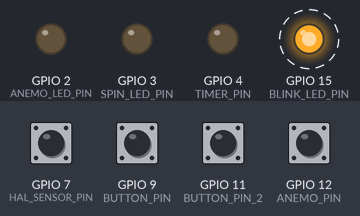
Simulated run of this sketch. Board: ESP32-S3. Parts: output pins drawn as LEDs (lit = HIGH). Dashed ring = blinking. Inputs (shaded band) come from the test bench; at power-on: GPIO 7 (HAL_SENSOR_PIN), GPIO 9 (BUTTON_PIN), GPIO 11 (BUTTON_PIN_2), GPIO 12 (ANEMO_PIN) HIGH. Storage starts empty; what the sketch prints to the serial monitor is not drawn.

Above: at 1.2 s.
1.3 s: GPIO 7 (HAL_SENSOR_PIN) driven LOW
At 1.42 s:
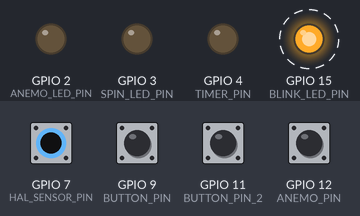
4.3 s: GPIO 9 (BUTTON_PIN) pulled LOW for 0.15 s
7.3 s: GPIO 11 (BUTTON_PIN_2) pulled LOW for 0.15 s
10.3 s: GPIO 9 (BUTTON_PIN) pulled LOW for 1 s
13.3 s: GPIO 7 (HAL_SENSOR_PIN) pulsed HIGH 5 times (0.12 s each, 0.3 s apart)
At 14.85 s:
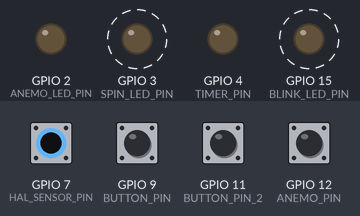
16.3 s: GPIO 9 (BUTTON_PIN) pulsed LOW 5 times (0.12 s each, 0.3 s apart)
Timing chart, 0 to 20.3 s (numbered marks = the images above; inputs shaded):
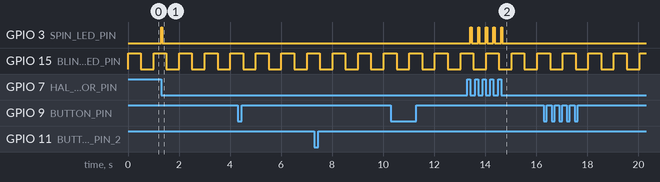

The sketch:

anemometer_calibration.ino
```cpp
#include "FS.h"
#include "LittleFS.h"
#include "Button2.h"

Button2 button;
Button2 button2;
void tap(Button2& btn);
void tap2(Button2& btn);
#define BUTTON_PIN        9
#define BUTTON_PIN_2      11

//#define HAL_POWER_PIN     5
#define HAL_SENSOR_PIN    7

#define ANEMO_PIN         12

#define TIMER_PIN         4

#define UART_DEBUG_TX     21
#define UART_DEBUG_RX     17

#define BLINK_LED_PIN     15
#define SPIN_LED_PIN      3
#define ANEMO_LED_PIN     2

//#define Serial Serial1


void setup() {
  //Serial1.begin(115200, SERIAL_8N1, UART_DEBUG_RX, UART_DEBUG_TX);
  Serial.begin(115200);
  //while(!Serial) delay(1000);
  //pinMode(HAL_POWER_PIN, OUTPUT); digitalWrite(HAL_POWER_PIN, HIGH);
  //gpio_set_drive_capability((gpio_num_t) HAL_POWER_PIN, GPIO_DRIVE_CAP_3);

  pinMode(HAL_SENSOR_PIN, INPUT_PULLUP);
  pinMode(ANEMO_PIN, INPUT_PULLUP);
  pinMode(TIMER_PIN, OUTPUT); digitalWrite(TIMER_PIN, LOW);
  pinMode(SPIN_LED_PIN, OUTPUT); digitalWrite(SPIN_LED_PIN, LOW);
  pinMode(ANEMO_LED_PIN, OUTPUT); digitalWrite(ANEMO_LED_PIN, LOW);
  pinMode(BLINK_LED_PIN, OUTPUT); digitalWrite(BLINK_LED_PIN, HIGH);


  button.begin(BUTTON_PIN);
  button.setPressedHandler(tap);

  button2.begin(BUTTON_PIN_2);
  button2.setPressedHandler(tap2);

  bool fsOk = false;
  fsOk = LittleFS.begin();
  if(!fsOk) {
    Serial.println("LittleFs mount failed formatting ...");
    fsOk = LittleFS.begin(true);
  }

  while(!fsOk) {
    Serial.println("LittleFS Mount Failed");
    delay(1000);
  }
  Serial.println("LittleFS success");
}

void saveValues() {
  File file = LittleFS.open("/values.txt", "w");
  file.println("hello world");
  file.close();
}

int lastHalSensorRead = -1;
int rotation_detected_blink = 1;
uint32_t rotation_detected_blink_time = 0;
int rotationCount = 0;
float rps = 0;
uint32_t lastDetection = 0;

void readHal() {
  //digitalWrite(TIMER_PIN, HIGH);

  // Example logic: latch HAL sensor if triggered
  int halSensorRead = digitalRead(HAL_SENSOR_PIN);
  if (halSensorRead != lastHalSensorRead && halSensorRead == LOW) {
    uint32_t now = micros() / 1000;

    rotationCount ++;                    // number of rotations counted, used to average rps every second in a diferent interupt
    Serial.print("|");
    rotation_detected_blink = 1;
    digitalWrite(SPIN_LED_PIN, HIGH);
    rotation_detected_blink_time = millis();
    rps += 1000.0f / (now - lastDetection);
    lastDetection = now;
  }
  lastHalSensorRead = halSensorRead;

  //digitalWrite(TIMER_PIN, LOW);
}

int lastAnemoSensorRead = 0;
int anemoCount = 0;
int anemoBlinkCount = 0;
int anemo_detected_blink = 0;
uint32_t anemo_detected_blink_time = 0;
void readAnemo() {
  // Example logic: latch HAL sensor if triggered
  int anemoSensorRead = digitalRead(ANEMO_PIN);
  if (anemoSensorRead != lastAnemoSensorRead && anemoSensorRead == LOW) {
    uint32_t now = micros() / 1000;

    anemoCount ++;                    // number of rotations counted, used to average rps every second in a diferent interupt
    //Serial.print("!");
    //rps += 1000.0f / (now - lastDetection);
    //lastDetection = now;
    if(anemoBlinkCount > 100) {
      anemoBlinkCount = 0;
      anemo_detected_blink = 1;
      anemo_detected_blink_time = millis();
      digitalWrite(ANEMO_LED_PIN, HIGH);
    }
    anemoBlinkCount ++;

  }
  lastAnemoSensorRead = anemoSensorRead;
}


float readSpeed() {
  float speed =  rotationCount == 0? 0 : rps / rotationCount;
  rotationCount = 0;
  rps = 0;

  Serial.print("Speed: "); Serial.println(speed);
  return speed;
}


float pulse_per_second_to_kmh(uint32_t pulses_per_second) {
  const int MIN_PULSE_COUNT = 2; // it doesnt work at low speeds, minimum measured speed is around 3.5 kmh
  return pulses_per_second > MIN_PULSE_COUNT? (pulses_per_second+80) / 26.3 : 0;
}

float readAnemoSpeed() {
  float anemoSpeed = pulse_per_second_to_kmh(anemoCount);
  Serial.print("Anemo: "); Serial.print(anemoCount); Serial.print(" "); Serial.println(anemoSpeed, 2);
  anemoCount = 0;
  return anemoSpeed;
}

static void printWholeFile(const char* path) {
  File r = LittleFS.open(path, "r");
  if (!r) { Serial.println("values.txt not found"); return; }
  while (r.available()) Serial.write(r.read());
  r.close();
}

float logSpeeds[1000];
float anemoSpeeds[1000];
int logi = 0;


void tap(Button2& btn) {
  if (!LittleFS.begin()) { Serial.println("LittleFS mount failed"); return; }

  // append a new line of pairs: log,anemo;log,anemo;...<newline>
  File file = LittleFS.open("/values.txt", "a");
  if (!file) { Serial.println("open for append failed"); return; }

  for (size_t i = 0; i < logi; ++i) {
    file.print(logSpeeds[i], 2);
    file.print(',');
    file.print(anemoSpeeds[i], 2);
    file.print(';');
  }
  file.print('\n');
  file.close();

  // print the whole file after saving
  Serial.println("----- values.txt -----");
  printWholeFile("/values.txt");
  Serial.println("\n----------------------");
  logi = 0;
}

void tap2(Button2& btn) {
  if (!LittleFS.begin()) { Serial.println("LittleFS mount failed"); return; }
  if (LittleFS.exists("/values.txt")) {
    LittleFS.remove("/values.txt");
    Serial.println("values.txt removed");
  } else {
    Serial.println("values.txt did not exist");
  }
}


void loop() {
  button.loop();
  button2.loop();

  readHal();
  readAnemo();

  uint32_t now = millis();
  if(rotation_detected_blink==1 && now - rotation_detected_blink_time > 50) {
    rotation_detected_blink = 0;
    digitalWrite(SPIN_LED_PIN, LOW);

  }

  if(anemo_detected_blink==1 && now - anemo_detected_blink_time > 50) {
    anemo_detected_blink = 0;
    digitalWrite(ANEMO_LED_PIN, LOW);
  }

  static uint32_t lastTimeBlink = 0;
  static int blinkState = 0;
  if(now - lastTimeBlink > 500) {
    lastTimeBlink = now;
    digitalWrite(BLINK_LED_PIN, blinkState? HIGH : LOW);
    blinkState = !blinkState;
  }

  static uint32_t lastSpeedReed = 0;

  if(now - lastSpeedReed > 1*1000) {
    lastSpeedReed = now;
    float speed = readSpeed();
    float anemoSpeed = readAnemoSpeed();

    logSpeeds[logi] = speed;
    anemoSpeeds[logi] = anemoSpeed;
    logi += 1;
  }
}
```

Measured:
- after the input at 1.3 s, GPIO 3 (SPIN_LED_PIN): LOW → HIGH at once, → LOW 0.05 s later
- after the input at 13.3 s, GPIO 3 (SPIN_LED_PIN): alternates HIGH for 0.05 s and LOW for 0.25 s, 10 changes in all, then stays LOW, starting after 0.12 s
- by itself, GPIO 15 (BLINK_LED_PIN): alternates HIGH for 0.50 s and LOW for 0.50 s
